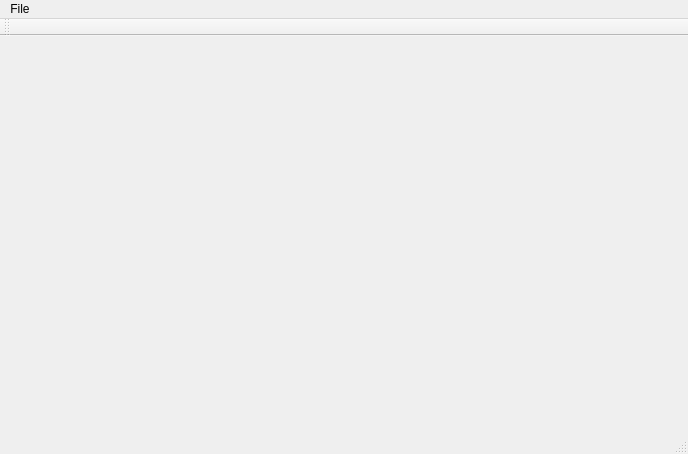
<?xml version="1.0" encoding="UTF-8"?>
<ui version="4.0">
 <class>MainWindow</class>
 <widget class="QMainWindow" name="MainWindow">
  <property name="geometry">
   <rect>
    <x>0</x>
    <y>0</y>
    <width>688</width>
    <height>454</height>
   </rect>
  </property>
  <property name="windowTitle">
   <string>MainWindow</string>
  </property>
  <widget class="QWidget" name="centralWidget">
   <layout class="QHBoxLayout" name="horizontalLayout"/>
  </widget>
  <widget class="QMenuBar" name="menuBar">
   <property name="geometry">
    <rect>
     <x>0</x>
     <y>0</y>
     <width>688</width>
     <height>26</height>
    </rect>
   </property>
   <widget class="QMenu" name="menuFile">
    <property name="title">
     <string>File</string>
    </property>
    <addaction name="separator"/>
    <addaction name="separator"/>
    <addaction name="actionMenu_bewerken"/>
   </widget>
   <addaction name="menuFile"/>
  </widget>
  <widget class="QToolBar" name="mainToolBar">
   <attribute name="toolBarArea">
    <enum>TopToolBarArea</enum>
   </attribute>
   <attribute name="toolBarBreak">
    <bool>false</bool>
   </attribute>
  </widget>
  <widget class="QStatusBar" name="statusBar"/>
  <action name="actionMenu_bewerken">
   <property name="text">
    <string>Menu bewerken</string>
   </property>
  </action>
 </widget>
 <layoutdefault spacing="6" margin="11"/>
 <resources/>
 <connections/>
</ui>
